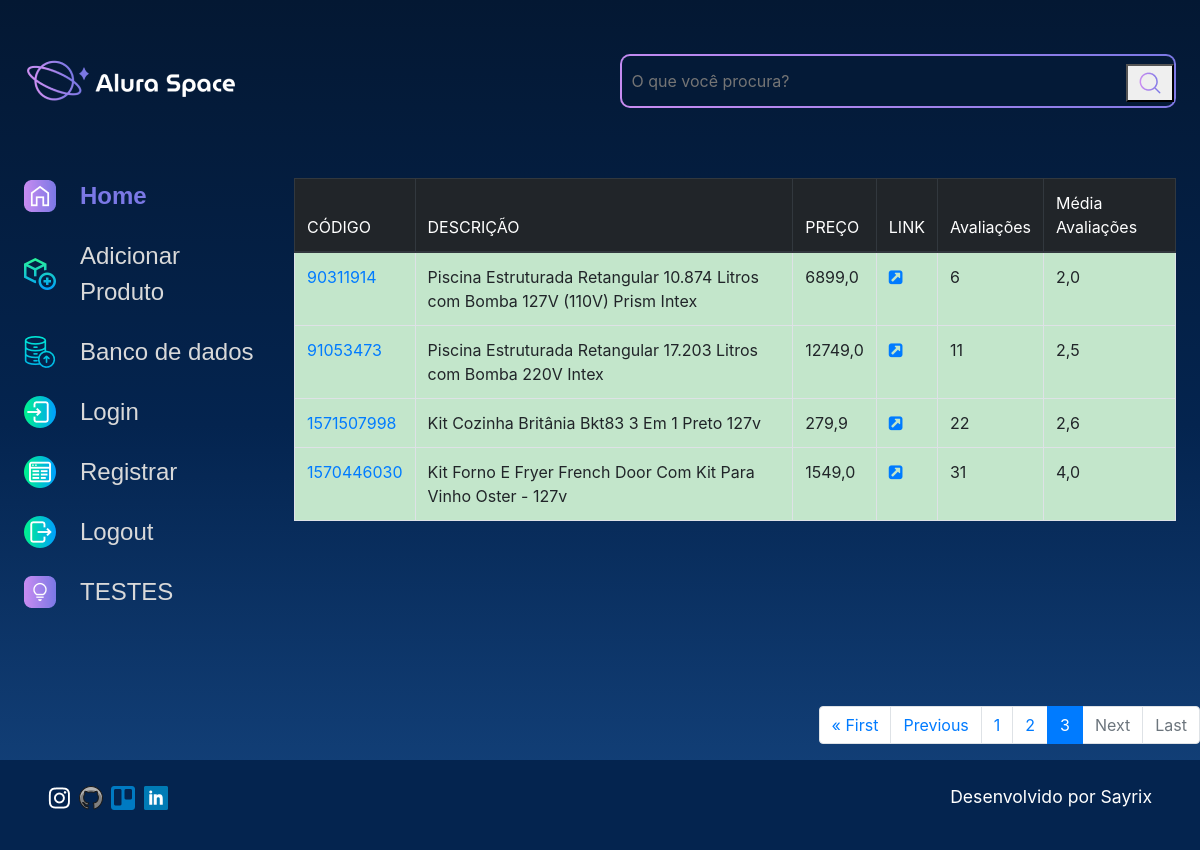
Page /dados?page=3 on the earlier database version.
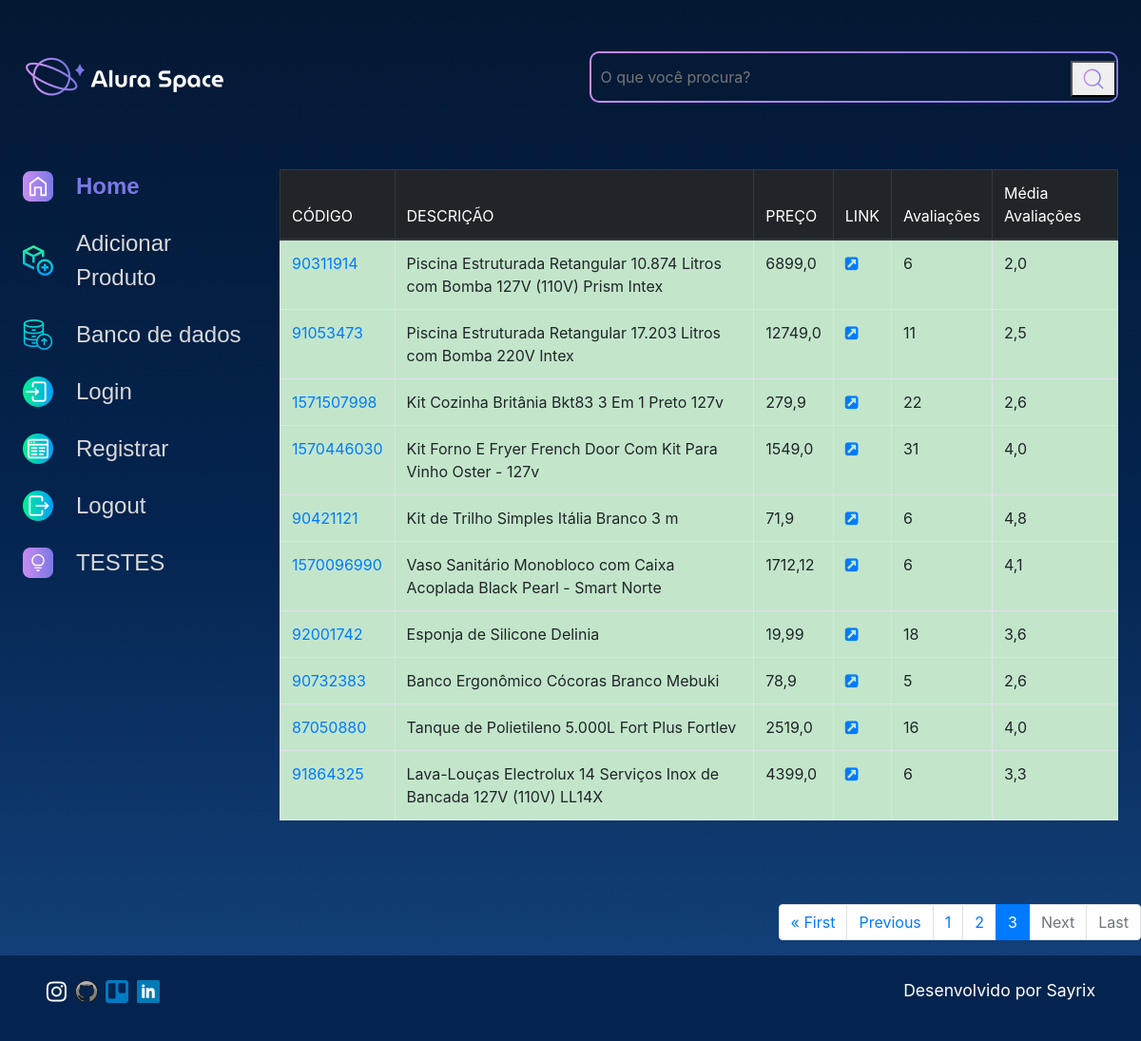
Same page on the later database version.
### produtos/models.py (models this page shows, shortened)
class Produto(models.Model):
    lm = models.CharField(max_length=20, primary_key=True, null=False, blank=False)
    titulo = models.CharField(max_length=130, null=False, blank=False)
    preco = models.FloatField(max_length=10, null=False, blank=False)
    link = models.CharField(max_length=250, null=False, blank=False)
    avaliacoes = models.IntegerField(null=False, blank=False)
    media_avaliacoes = models.FloatField(max_length=4, null=False, blank=False)
    data_produto = models.DateTimeField(default=datetime.now, blank=False)
    foto = models.ImageField(blank=True)
    info_produto = models.CharField(max_length=1000, null=False, blank=False)
    usuario = models.ForeignKey(
        to=User,
        on_delete=models.SET_NULL,
        null=True,
        blank=False,
        related_name="user",
    )

### produtos/views.py (the view)
# urls.py: path('dados', dados, name='dados'),
def dados(request):
    dados = Produto.objects.all()
    p = Paginator(Produto.objects.all(), 10)
    page = request.GET.get('page')
    dados_organizados = p.get_page(page)
    nums = "i" * dados_organizados.paginator.num_pages
    return render(request, 'produtos/dados.html', {'dados': dados, 'dados_organizados': dados_organizados, 'nums': nums})

### templates/produtos/dados.html (shortened to what this page needs)
{% extends 'produtos/base.html' %}
{% load static %}
{% block content %}
        <section>
            <table class="table table-striped table-bordered table-hover">
                <thead class="thead-dark">
                    <tr>
                        <th scope="col">CÓDIGO</th>
                        <th scope="col">DESCRIÇÃO</th>
                        <th scope="col">PREÇO</th>
                        <th scope="col">LINK</th>
                        <th scope="col">Avaliações</th>
                        <th scope="col">Média Avaliações</th>
                    </tr>
                </thead>
                <tbody>
                    {% if dados %}
                    {% for dado in dados_organizados %}
                    <tr class="table-success">
                        <td><a href="{% url 'detalhe_produto' %}?lm={{ dado.lm}}&titulo={{dado.titulo}}&foto={{dado.foto}}" target="_blank">{{ dado.lm }}</a></td>
                        <td>{{ dado.titulo }}</td>
                        <td>{{ dado.preco }}</td>
                        <td><a href="{{ dado.link }}" target="_blank"><i class="fa fa-external-link-square" aria-hidden="true"></i></a></td>
                        <td>{{ dado.avaliacoes }}</td>
                        <td>{{ dado.media_avaliacoes }}</td>
                    </tr>
                    {% endfor %}
                    {%endif%}
                </tbody>
            </table>
        </section>
    </div>
    <br/></br/>
    <nav aria-label="Page navigation example">
        <ul class="pagination justify-content-end">
            {% if dados_organizados.has_previous %}
                <li class="page-item"><a class="page-link" href="?page=1">&laquo First</a></li>
                <li class="page-item"><a class="page-link" href="?page={{dados_organizados.previous_page_number}}">Previous</a></li>
            {% elif not dados_organizados.has_previous %}
                <li class="page-item disabled"><a class="page-link" href="">First</a></li>
                <li class="page-item disabled"><a class="page-link" href="">Previous</a></li>
            {% endif %}
            {% for n in dados_organizados.paginator.page_range %}
                {% if dados_organizados.number == n %}
                    <li class="page-item active">
                    <span class="page-link">{{ n }}</span>
                    </li>
                {% elif n > dados_organizados.number|add:'-3' and n < dados_organizados.number|add:'3' %}
                    <li class="page-item"><a class="page-link" href="?page={{ n }}">{{ n }}</a></li>
                {% endif %}
            {% endfor %}
            {% if dados_organizados.has_next %}
                <li class="page-item"><a class="page-link" href="?page={{ dados_organizados.next_page_number}}"> Next</a></li>
                <li class="page-item"><a class="page-link" href="?page={{ dados_organizados.paginator.num_pages}}"> Last &raquo </a></li>
                {% elif not dados_organizados.has_next %}
                    <li class="page-item disabled"><a class="page-link" href="">Next</a></li>
                    <li class="page-item disabled"><a class="page-link" href="">Last</a></li>
            {% endif %}
        </ul>
    </nav>
{% endblock %}

Differences in the rows shown:
added Produto: lm "90421121", titulo "Kit de Trilho Simples Itália Branco 3 m", preco "71,9", avaliacoes "6", media_avaliacoes "4,8"
added Produto: lm "1570096990", titulo "Vaso Sanitário Monobloco com Caixa Acoplada Black Pearl - Smart Norte", preco "1712,12", avaliacoes "6", media_avaliacoes "4,1"
added Produto: lm "92001742", titulo "Esponja de Silicone Delinia", preco "19,99", avaliacoes "18", media_avaliacoes "3,6"
added Produto: lm "90732383", titulo "Banco Ergonômico Cócoras Branco Mebuki", preco "78,9", avaliacoes "5", media_avaliacoes "2,6"
added Produto: lm "87050880", titulo "Tanque de Polietileno 5.000L Fort Plus Fortlev", preco "2519,0", avaliacoes "16", media_avaliacoes "4,0"
added Produto: lm "91864325", titulo "Lava-Louças Electrolux 14 Serviços Inox de Bancada 127V (110V) LL14X", preco "4399,0", avaliacoes "6", media_avaliacoes "3,3"
